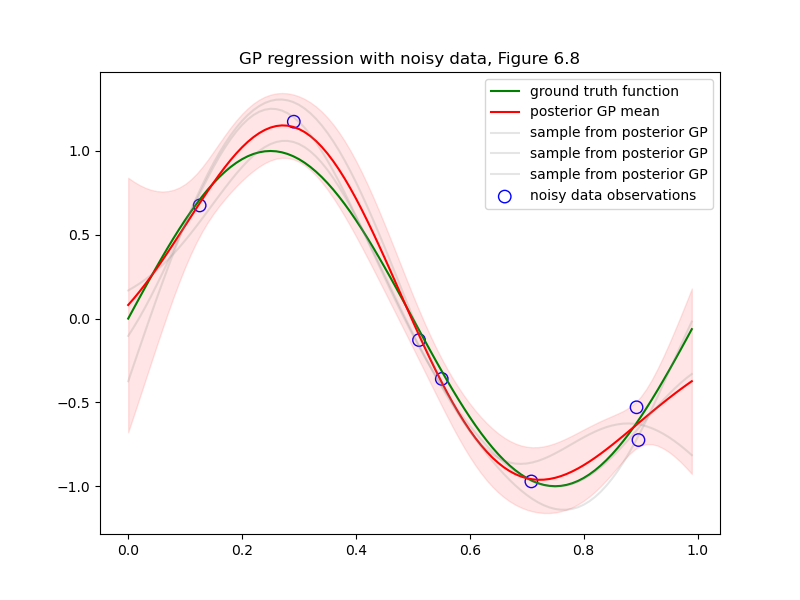

This figure's Python source:
import matplotlib.pyplot as plt
import numpy as np
np.random.seed(3)


# Demo of Gaussian process regression on sinusoidal data, figure 6.8 in PRML.
# As Bishop's book only presents the posterior predictive distribution for a
# single data point (Eq (6.66), (6.67)), we follow the more general presentation
# in the GP book by Rasmussen and Williams in section 2.2, and compute the full
# posterior Gaussian process.

def gaussian_kernel(x, y, c):
    """a.k.a. RBF, parameter c controls kernel width"""
    return np.exp(-np.sum(np.square(x - y)) / c)

def exponential_kernel(x, y, t):
    """ Eq. (6.56) """
    return np.exp(-t * np.linalg.norm(x - y))

def gram(X, k):
    """compute the Gram matrix, given a data matrix X and kernel k; K^2 time complexity"""
    N = len(X)
    K = np.empty((N, N))
    for i in range(N):
        for j in range(N):
            K[i, j] = k(X[i], X[j])

    return K

num_train = 7
X = np.random.rand(num_train)     # random generate training data points
sig = 0.1
eps = np.random.normal(loc=0, scale=sig, size=len(X))  # 0 mean Gaussian noise
true_t = np.sin(2 * np.pi * X)  # true targets (t for targets, following Bishop's notation)
t = true_t + eps  # noisy targets; these are what we actually observe

# for evaluation/plotting
X_eval = np.arange(0, 1, 0.01)  # evenly spaced test points
true_t_eval = np.sin(2 * np.pi * X_eval)


# kernel settings
c = 0.1
kernel = lambda x, y: gaussian_kernel(x, y, c)

X_concat = np.hstack([X, X_eval])
K = gram(X_concat, kernel)  # this is the joint Gram matrix for train and test points
# get the four blocks of K
K_train = K[:num_train, :num_train]
K_train_eval = K[:num_train, num_train:]
K_eval_train = K[num_train:, :num_train]
K_eval = K[num_train:, num_train:]

inv = np.linalg.inv(K_train + sig**2 * np.eye(num_train))
K_eval_train_mult_inv = K_eval_train @ inv
post_mean = K_eval_train_mult_inv @ t   # Eq (2.22) of R & W; Eq (6.66) of Bishop
post_cov = K_eval - K_eval_train_mult_inv @ K_train_eval  # Eq (2.23) of R & W; Eq (6.67) of Bishop
post_std = np.sqrt(np.diag(post_cov))

fig = plt.figure(figsize=(8, 6))

plt.plot(X_eval, true_t_eval, color='green', label='ground truth function')
plt.scatter(X, t, s=80, facecolors='none', edgecolors='b', label='noisy data observations')
plt.plot(X_eval, post_mean, color='r', label='posterior GP mean')
plt.fill_between(X_eval, post_mean-2*post_std, post_mean+2*post_std, color='r', alpha=0.1)

# plot a few posterior samples
samples = np.random.multivariate_normal(mean=post_mean, cov=post_cov, size=3)
for sample in samples:
    plt.plot(X_eval, sample, alpha=0.2, color='gray', label='sample from posterior GP')
plt.legend(loc='best')
plt.title('GP regression with noisy data, Figure 6.8')

plt.savefig(__file__.split('.')[0] + '.png')
